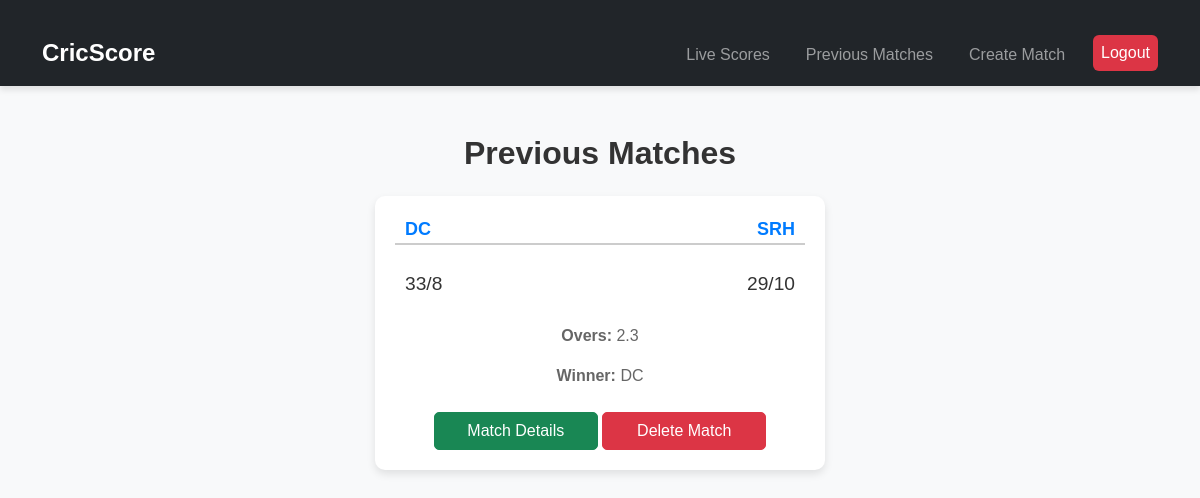
The page /previous_matches/ (signed in) on the database as committed earlier.
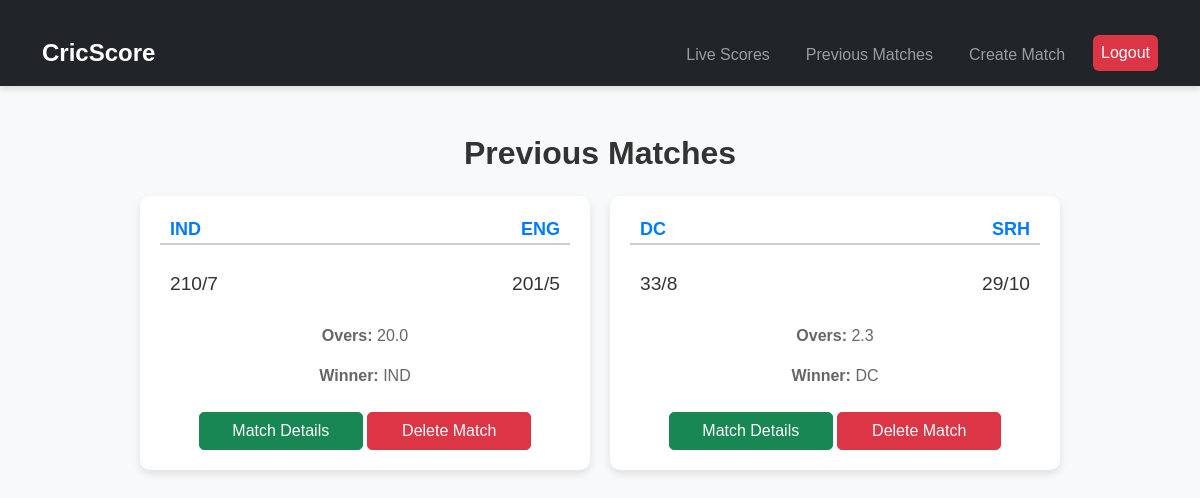
The same page on the database as committed later.
### score_app/models.py (models this page shows, shortened)
class Match(models.Model):
    team1 = models.CharField(max_length=100)
    team2 = models.CharField(max_length=100)
    start_time = models.DateTimeField()
    is_live = models.BooleanField(default=False)
    toss_winner = models.CharField(max_length=100, blank=True, null=True)
    toss_decision = models.CharField(max_length=10, choices=[('bat', 'Bat First'), ('bowl', 'Bowl First')], blank=True, null=True)
    batting_first = models.CharField(max_length=100, blank=True, null=True)
    winner = models.CharField(max_length=100, blank=True, null=True)

class Score(models.Model):
    match = models.OneToOneField(Match, on_delete=models.CASCADE, related_name='score')
    team1_runs = models.IntegerField(default=0)
    team2_runs = models.IntegerField(default=0)
    team1_wickets = models.IntegerField(default=0)
    team2_wickets = models.IntegerField(default=0)
    overs = models.FloatField(default=0.0)
    current_innings = models.IntegerField(default=1)

### score_app/views.py (the view)
# urls.py: path('previous_matches/', views.previous_matches, name='previous_matches'),
@login_required
def previous_matches(request):
    prev_matches = Match.objects.filter(winner__isnull=False).order_by('-start_time')
    context = {'prev_matches': prev_matches}
    return render(request, 'score_app/previous_matches.html', context)

### score_app/templates/score_app/previous_matches.html (shortened to what this page needs)
{% extends 'score_app/base.html' %}
{% load static %}
{% block style %}
    <link rel="stylesheet" href="{% static 'score_app/css/prev_match.css' %}">
{% endblock %}
{% block content %}
    <div class="container mt-4">
        <h1 class="text-center">Previous Matches</h1>
        <div class="score-board mt-4" id="previous-matches">
            {% if prev_matches %}
                {% for match in prev_matches %}
                    <div class="match-card" id="match-{{ match.id }}">
                        <div class="match-header">
                            <span class="team-name">{{ match.team1 }}</span>
                            <span class="team-name">{{ match.team2 }}</span>
                        </div>
                        <div class="score-section">
                            <div class="team-score">
                                <span id="team1-score-{{ match.id }}">{{ match.score.team1_runs }}/{{ match.score.team1_wickets }}</span>
                            </div>
                            <div class="team-score">
                                <span id="team2-score-{{ match.id }}">{{ match.score.team2_runs }}/{{ match.score.team2_wickets }}</span>
                            </div>
                        </div>
                        <div class="match-details">
                            <p><strong>Overs:</strong> <span id="overs-{{ match.id }}">{{ match.score.overs }}</span></p>
                            {% if match.winner %}
                                <p><strong>Winner:</strong> {{ match.winner }}</p>
                            {% endif %}
                        </div>
                        <a href="{% url 'match_detail' match.id %}" class="us btn btn-success mt-2">Match Details</a>
                        {% if user.is_superuser %}
                            <a href="{% url 'delete_match' match.id %}" class="de btn btn-danger mt-2">Delete Match</a>
                        {% endif %}
                    </div>
                {% endfor %}
            {% else %}
                <h5 class="text-center mt-4">No previous matches available.</h5>
            {% endif %}
        </div>
    </div>
{% endblock %}

Rows that differ between the two databases and show on the page:
now on this page (row edited): Match: team1 "IND", team2 "ENG", score.team1_runs "210", score.team1_wickets "7", score.team2_runs "201", score.team2_wickets "5", score.overs "20.0", winner "IND"
